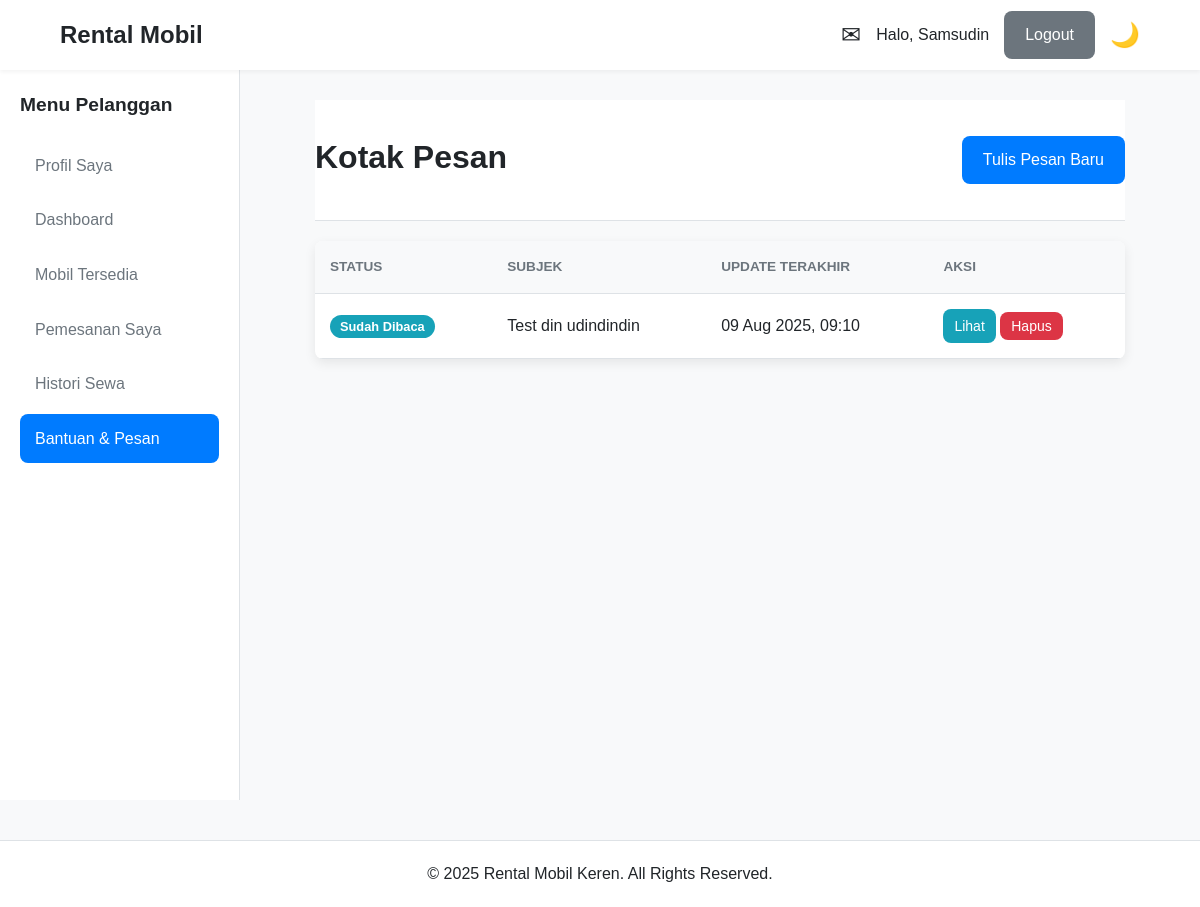
Before: /actions/pesan/inbox.php (signed in) with the older database file.
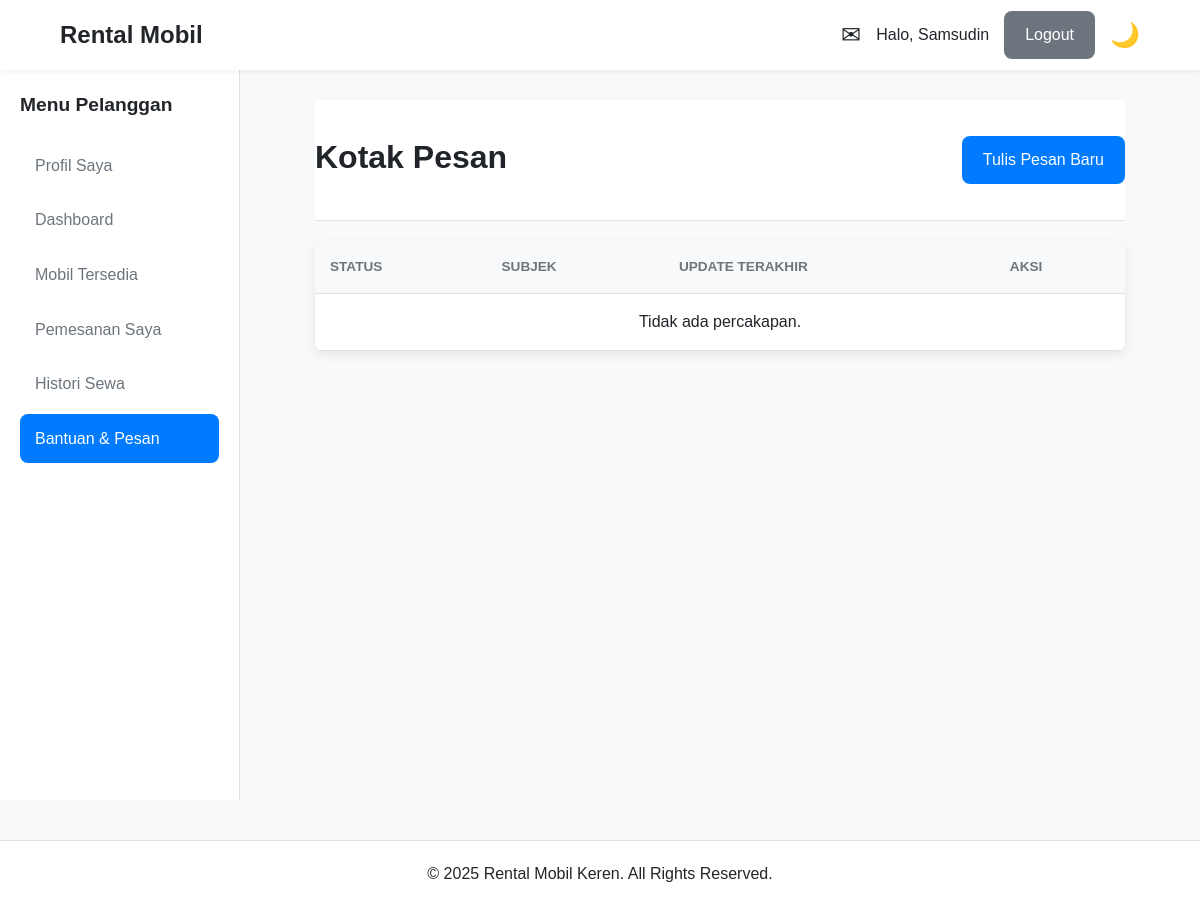
After: the same page with the newer database file.
### tables this page shows
CREATE TABLE `pesan_bantuan` (
  `id_pesan` int(11) NOT NULL,
  `id_pengirim` int(11) NOT NULL,
  `id_penerima` int(11) DEFAULT NULL,
  `parent_id` int(11) DEFAULT NULL,
  `subjek` varchar(255) NOT NULL,
  `isi_pesan` text NOT NULL,
  `waktu_kirim` timestamp NOT NULL DEFAULT current_timestamp(),
  `status_pesan` enum('Belum Dibaca','Sudah Dibaca','Dibalas') NOT NULL DEFAULT 'Belum Dibaca',
  `updated_at` timestamp NOT NULL DEFAULT current_timestamp() ON UPDATE current_timestamp()
);

### actions/pesan/inbox.php (the view, shortened to what this page needs)
<?php
require_once '../../includes/config.php';
require_once '../../includes/header.php';
$id_pengguna_session = $_SESSION['id_pengguna'];
$role_session = $_SESSION['role'];
try {
    $sql = "
        SELECT DISTINCT p_main.*, u_pengirim.nama_lengkap AS nama_pengirim
        FROM pesan_bantuan AS p_main
        JOIN pengguna AS u_pengirim ON p_main.id_pengirim = u_pengirim.id_pengguna
    ";
    $params = [];
    if ($role_session === 'Pelanggan') {
        $sql .= "
            WHERE p_main.parent_id IS NULL
            AND (p_main.id_pengirim = ? OR p_main.id_penerima = ?)
        ";
        $params[] = $id_pengguna_session;
        $params[] = $id_pengguna_session;
    } else {
        $sql .= " WHERE p_main.parent_id IS NULL";
    }
    $sql .= " ORDER BY p_main.updated_at DESC";
    $stmt = $pdo->prepare($sql);
    $stmt->execute($params);
    $pesan_list = $stmt->fetchAll();
} catch (PDOException $e) {
    $pesan_list = [];
}
?>
<div class="page-header with-action">
    <h1>Kotak Pesan</h1>
    <a href="tulis.php" class="btn btn-primary">Tulis Pesan Baru</a>
</div>
<div class="table-container">
    <table>
        <thead>
            <tr>
                <th>Status</th>
                <th>Subjek</th>
                <th>Update Terakhir</th>
                <th>Aksi</th>
            </tr>
        </thead>
        <tbody>
            <?php if (empty($pesan_list)): ?>
                <tr>
                    <td colspan="5" style="text-align:center;">Tidak ada percakapan.</td>
                </tr>
                <?php else: foreach ($pesan_list as $pesan):
                    $is_unread = false;
                ?>
                    <tr style="<?= $is_unread ? 'font-weight: bold;' : '' ?>">
                        <td><span class="status-badge status-<?= strtolower(str_replace(' ', '-', $pesan['status_pesan'])) ?>"><?= $pesan['status_pesan'] ?></span></td>
                        <td><?= htmlspecialchars($pesan['subjek']) ?></td>
                        <td><?= date('d M Y, H:i', strtotime($pesan['updated_at'])) ?></td>
                        <td>
                            <a href="detail.php?id=<?= $pesan['id_pesan'] ?>" class="btn btn-info btn-sm">Lihat</a>
                            <form action="hapus.php" method="POST" style="display:inline-block;" onsubmit="return confirm('Anda yakin ingin menghapus seluruh percakapan ini? Tindakan ini tidak bisa dibatalkan.');">
                                <button type="submit" class="btn btn-danger btn-sm">Hapus</button>
                            </form>
                        </td>
                    </tr>
            <?php endforeach;
            endif; ?>
        </tbody>
    </table>
</div>
<?php require_once '../../includes/footer.php'; ?>

Changed rows visible on the page:
removed pesan_bantuan: status_pesan "Sudah Dibaca", subjek "Test din udindindin", updated_at "09 Aug 2025, 09:10"
Other visible differences:
text now shown: "Tidak ada percakapan."
